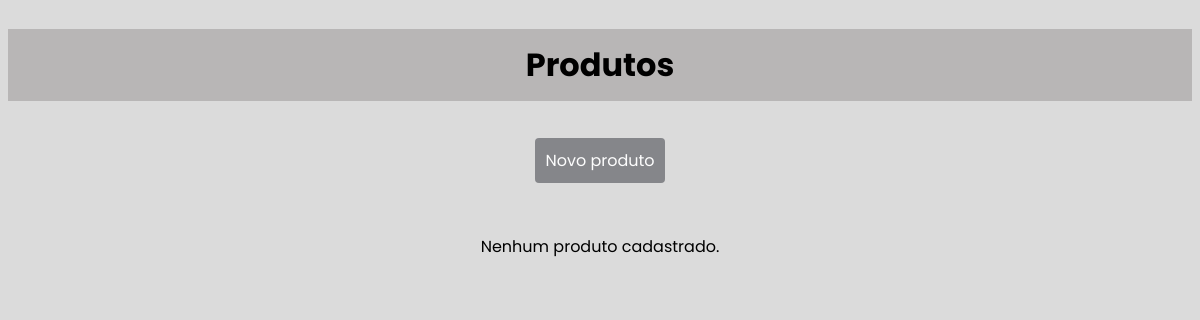
Before: / with the older database file.
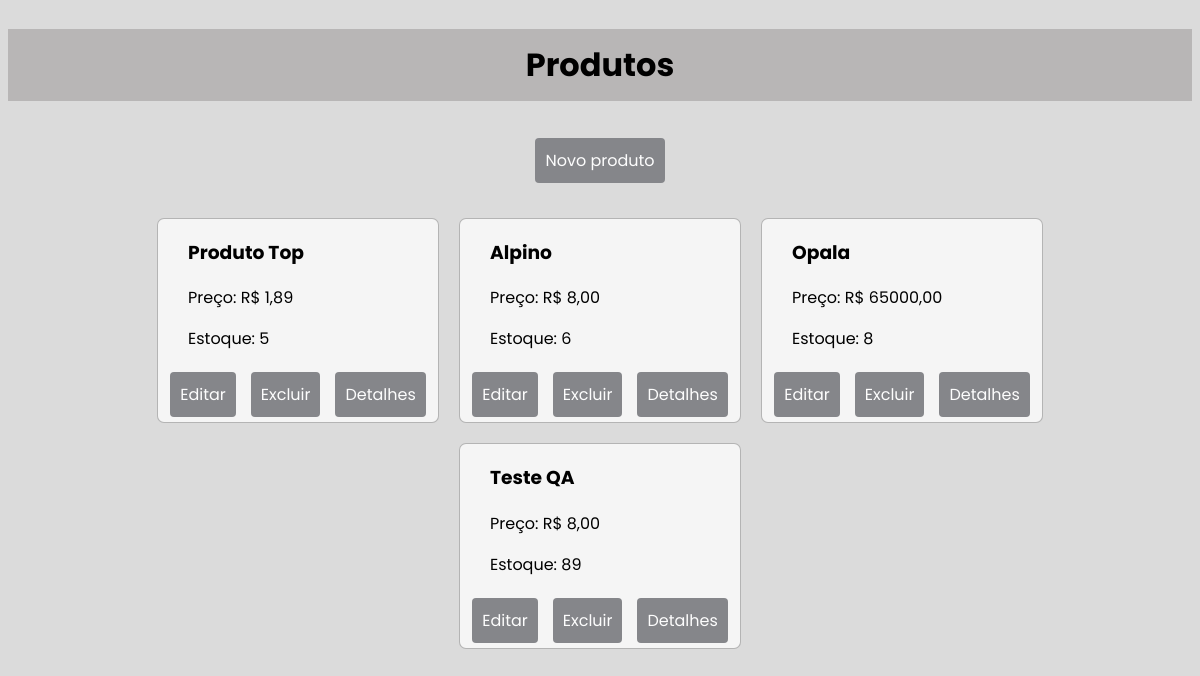
After: the same page with the newer database file.
### appProdutos/models.py (models this page shows, shortened)
class Produto(models.Model):
    nome = models.CharField(max_length=100)
    preco = models.DecimalField(max_digits=10, decimal_places=2)
    estoque = models.IntegerField()
    descricao = models.TextField(blank=True, null=True)
    dataCriacao = models.DateTimeField(auto_now_add=True)

### appProdutos/views.py (the view)
# urls.py: path('', listar, name='listar'),
def listar(request):
    produtos = Produto.objects.all() # -> Atribui os dados do model Produto, a variavel produtos
    return render(request, 'listar.html', {'produtos':produtos})

### appProdutos/templates/listar.html (shortened to what this page needs)
{% load static %}
<!DOCTYPE html>
<html lang="en">
<head>
    <link rel="stylesheet" href="{% static 'style.css' %}">
</head>
<body>
    <h1>Produtos</h1>
    <a id="novoProduto" href="{% url 'criar' %}">
        Novo produto
    </a>
    <div class="produtos">
        {% for produto in produtos %}
        <div id="produto">
            <h3>{{ produto.nome }}</h3>
            <p>
                Preço: R$ {{ produto.preco }}
            </p>
            <p>Estoque: {{ produto.estoque }}</p>
            <div id="botao">
                <a href="{% url 'editar' produto.id %}">
                    Editar
                </a>
                <a href="{% url 'excluir' produto.id %}">
                    Excluir
                </a>
                <a href="{% url 'detalhe' produto.id %}">
                    Detalhes
                </a>
            </div>
        </div>
        {% empty %}
            <p>Nenhum produto cadastrado.</p>
        {% endfor %}
    </div>
    </body>
</html>

### appProdutos/static/style.css (style rules this page uses)
body { background-color: rgb(219, 219, 219); display: flex; flex-direction: column; text-align: center; font-family: 'Poppins', sans-serif; gap: 15px; }
.produtos { display: flex; flex-direction: row; flex-wrap: wrap; justify-content: center; align-items: stretch; gap: 20px; padding: 20px; }
h1 { background-color: rgb(184, 182, 182); padding: 12px; }
#produto { border: solid 1px rgba(0, 0, 0, 0.267); border-radius: 7px; padding-left: 30px; padding-right: 30px; background-color: rgba(252, 252, 252, 0.8); text-align: left; width: 220px; margin: 0; }
a, button { text-decoration: none; color: rgb(253, 253, 253); padding: 10px; background-color: rgb(133, 134, 138); border-radius: 4px; margin: auto; }
#botao { padding: 5px; display: flex; justify-content: center; gap: 15px; }
#novoProduto { margin: auto ; }

Changed rows visible on the page:
added Produto: nome "Produto Top", preco "1,89", estoque "5"
added Produto: nome "Alpino", preco "8,00", estoque "6"
added Produto: nome "Opala", preco "65000,00", estoque "8"
added Produto: nome "Teste QA", preco "8,00", estoque "89"
Other visible differences:
text no longer shown: "Nenhum produto cadastrado."
